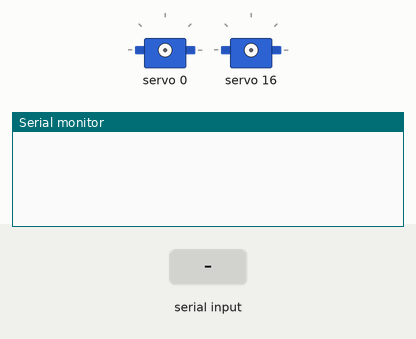
The sketch below on a simulated Arduino Uno, built with avr-gcc and run on an emulated ATmega328P. Parts: 2 × servo, the last lines printed to the serial monitor. Inputs (shaded band) come from the test bench.

Above: at 1.2 s.
1.3 s: "H:45\n" received over Serial
At 3.3 s:
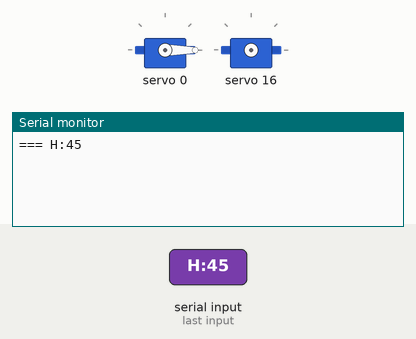
3.8 s: "M:45\n" received over Serial
At 5.2 s:
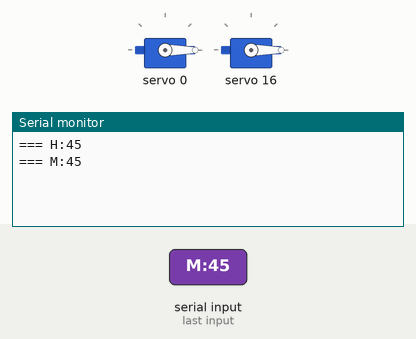

Measured:
- after the input at 1.3 s, the serial monitor: prints a new line after 1.0 s (image 1)
- after the input at 3.8 s, the serial monitor: prints a new line after 1.0 s (image 2)

The sketch:

Test_Servo.ino
```cpp
/**
 * (1) - Code này giúp mình tinh chỉnh cho từng Servo
 * Để xác định được giá trị PWM đúng, giúp Servo "đóng" và "mở" thanh đoạn Segment
 * |
 * Mở Termite hoặc Serial Monitor
 * Chọn Baudrate 115200 và "Append Nothing"
 * |
 * Nếu người dùng nhập đúng cú pháp là...
 * → "H[servo]:[pulse]"
 * → "M[servo]:[pulse]"
 * |
 * Mạch sẽ điều khiển theo thông tin người dùng nhập
 * _ Trong đó, "H" là cho bên "Servo Hour", còn "M" là cho bên "Servo Minute"
 * _ [servo] có giá trị trong khoảng [0-15]
 * _ [pulse] có giá trị trong khoảng [0-4095]
 */

/* ------------------------------------------------------------------------- */
/*                                  LIBRARY                                  */
/* ------------------------------------------------------------------------- */

#include "Adafruit_PWMServoDriver.h"

/* ------------------------------------------------------------------------- */
/*                                   DEFINE                                  */
/* ------------------------------------------------------------------------- */

// Mỗi bo PCA9685 có 1 địa chỉ I2C duy nhất, mặc định ban đầu là 0x40
#define ADDRESS_H 0x40
#define ADDRESS_M 0x41

// Cài đặt tần số PWM tối đa. Đơn vị (Hz).
#define SERVO_FREQ 50

// Cài đặt tần số bộ dao động bên trong, lý thuyết là 25MHz. Đơn vị (Hz).
#define DRIVER_FREQ 27000000

/* ------------------------------------------------------------------------- */
/*                                   OBJECT                                  */
/* ------------------------------------------------------------------------- */

// Cài đặt địa chỉ I2C cho PCA9685
Adafruit_PWMServoDriver pwmH = Adafruit_PWMServoDriver(ADDRESS_H);
Adafruit_PWMServoDriver pwmM = Adafruit_PWMServoDriver(ADDRESS_M);

// Lưu dữ liệu nhận được từ người dùng
String inputData = "";

// Lưu số thứ tự của kênh Servo hiện tại đang chọn
uint16_t servo;

// Mỗi bo mạch PCA9685 điều khiển được 16 kênh Servo
uint16_t pulse_H[16] = {0};
uint16_t pulse_M[16] = {0};

/* ------------------------------------------------------------------------- */
/*                             CONFIG (ONE TIME!)                            */
/* ------------------------------------------------------------------------- */

void setup()
{
  // Khởi động Serial
  Serial.begin(115200);

  // Khởi động PCA9685
  pwmH.begin();
  pwmM.begin();
  pwmH.setOscillatorFrequency(DRIVER_FREQ);
  pwmM.setOscillatorFrequency(DRIVER_FREQ);
  pwmH.setPWMFreq(SERVO_FREQ);
  pwmM.setPWMFreq(SERVO_FREQ);
}

/* ------------------------------------------------------------------------- */
/*                                    MAIN                                   */
/* ------------------------------------------------------------------------- */

void loop()
{
  // Chờ cho đến khi có tín hiệu gửi từ người dùng
  while (Serial.available() == 0)
  {
  }

  // Lưu dữ liệu nhận được
  inputData = Serial.readString();

  /**
   * Nếu người dùng nhập "ok"
   * Sẽ cho in các thông số PWM đang dùng hiện tại
   * Của từng Servo của tất cả các đoạn của Led 7 đoạn
   */
  if (inputData == "ok")
  {
    Serial.print("=== Servo Hour (");
    Serial.print(ADDRESS_H, HEX);
    Serial.println(") ===");
    for (int i = 0; i < 16; i++)
    {
      Serial.print(pulse_H[i]);
      Serial.print(", ");
    }
    Serial.println();

    //

    Serial.print("=== Servo Minute (");
    Serial.print(ADDRESS_M, HEX);
    Serial.println(") ===");
    for (int i = 0; i < 16; i++)
    {
      Serial.print(pulse_M[i]);
      Serial.print(", ");
    }
    Serial.println();
  }
  /**
   * Nếu người dùng nhập đúng cú pháp là...
   * → "H[servo]:[pulse]"
   * → "M[servo]:[pulse]"
   *
   * Mạch sẽ điều khiển theo thông tin người dùng nhập
   * _ Trong đó, "H" là cho bên "Servo Hour", còn "M" là cho bên "Servo Minute"
   * _ [servo] có giá trị trong khoảng [0-15]
   * _ [pulse] có giá trị trong khoảng [0-4095]
   */
  else
  {
    // Xác định vị trí của kí tự ":"
    int blank = inputData.indexOf(":");

    // Hiển thị, cho biết thông tin người dùng vừa nhập
    Serial.print("=== ");
    Serial.println(inputData);

    // Xác định Servo đang đề cập...
    servo = inputData.substring(1, blank).toInt();

    // Xác định số xung PWM sẽ cấp cho Servo đó...
    // Và kích hoạt Servo đó với số xung PWM đã chọn!
    if (inputData[0] == 'H')
    {
      pulse_H[servo] = inputData.substring(blank + 1).toInt();
      pwmH.setPWM(servo, 0, pulse_H[servo]);
    }
    else if (inputData[0] == 'M')
    {
      pulse_M[servo] = inputData.substring(blank + 1).toInt();
      pwmM.setPWM(servo, 0, pulse_M[servo]);
    }
  }

  // Xóa dữ liệu, chuẩn bị cho đợt thiết lập mới
  inputData = "";
}
```
